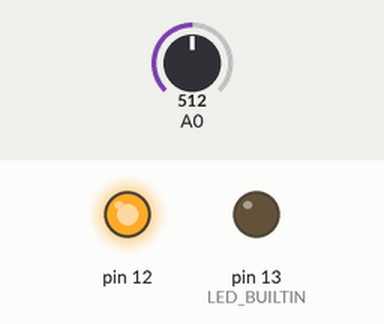
A sketch run on a simulated Arduino Uno, built with avr-gcc and run on an emulated ATmega328P. On the bench: output pins drawn as LEDs (lit = HIGH). Inputs (shaded band) come from the test bench; at power-on: A0 = 512. What the sketch prints to the serial monitor is not drawn.

Above: at 2.9 s.
3.0 s: A0 set to 490
At 5.3 s:
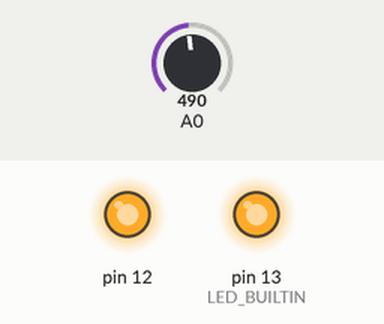
7.8 s: A0 set to 510
At 9.8 s:
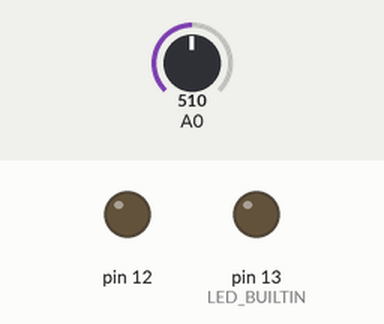
12.0 s: A0 set to 306
At 15.7 s:
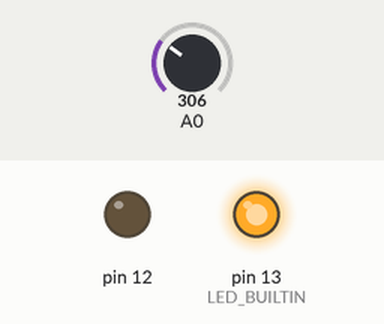
Timing chart, 0 to 17.2 s (numbered marks = the images above; inputs shaded):
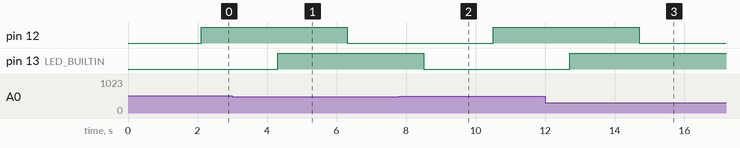

The sketch:

proto1.ino
```cpp
void setup()
{
  Serial.begin(9600);
  pinMode(LED_BUILTIN, OUTPUT);
  pinMode(12, OUTPUT);
  pinMode(A0, INPUT);

}

const int THRESHOLD = 500;

void loop()
{

  int soilDryness = analogRead(A0);
  delay(100);

  Serial.print("Soil Dryness is : ");
  Serial.print(soilDryness);
  Serial.print("\t");

  if (soilDryness > THRESHOLD)
  {
    digitalWrite(LED_BUILTIN, LOW); // Goes to active low relay (normally open gets closed)
    delay(2000);
    Serial.println("WATER PUMP IS ON !!");
    digitalWrite(12,HIGH); //Indicates water pump is on

  }
  else
  {
    digitalWrite(LED_BUILTIN, HIGH); // Goes to active low relay (normally open gets opened)
    delay(2000);
    Serial.println("WATER PUMP IS OFF !!");
    digitalWrite(12,LOW); //Indicates water pump is off
  }


}
```

Measured:
- the behaviour switches between 501 and 500 on A0 (found by bisection; images 0 and 1)
- after the input at 3.0 s, pin 12: HIGH → LOW after 3.3 s; pin 13 (LED_BUILTIN): LOW → HIGH after 1.3 s
- after the input at 7.8 s, pin 12: LOW → HIGH after 2.7 s; pin 13 (LED_BUILTIN): HIGH → LOW after 0.70 s
- after the input at 12.0 s, pin 12: HIGH → LOW after 2.7 s; pin 13 (LED_BUILTIN): LOW → HIGH after 0.70 s
